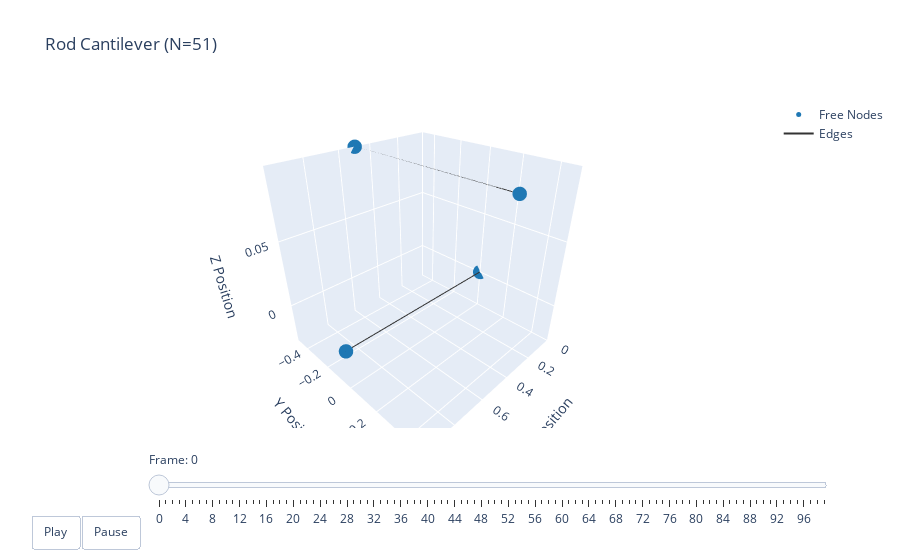

The notebook cell saved with this chart:
### Code cell
t = np.arange(robot.sim_params.total_time, step=robot.sim_params.dt)
options = dismech.AnimationOptions(title='Rod Cantilever (N=51)')

fig = dismech.get_interactive_animation_plotly(robot, t, qs, options)
fig.show()

### Figure 1 — Plotly figure (JSON) as saved in the notebook; plotly's stock layout.template omitted (floating-point values rounded to 4 significant figures)
{"data": [{"marker": {"color": "#1f78b4", "size": 5}, "mode": "markers", "name": "Free Nodes", "type": "scatter3d", "x": [4.314e-33, 1.0, 0.5, 0.5], "y": [-4.109e-34, -4.109e-34, -0.5, 0.5], "z": [-1.565e-08, -1.565e-08, 0.099, 0.099]}, {"marker": {"color": "#e31a1c", "size": 5}, "mode": "markers", "name": "Fixed Nodes", "type": "scatter3d", "x": [], "y": [], "z": []}, {"line": {"color": "#333333", "width": 2}, "mode": "lines", "name": "Edges", "type": "scatter3d", "x": [4.314e-33, 1, null, 0.5, 0.5, null], "y": [-4.109e-34, -4.109e-34, null, -0.5, 0.5, null], "z": [-1.565e-08, -1.565e-08, null, 0.099, 0.099, null]}, {"color": "rgba(166, 206, 227, 0.7)", "i": [], "j": [], "k": [], "name": "Faces", "opacity": 0.7, "showscale": false, "type": "mesh3d", "x": [4.314e-33, 1.0, 0.5, 0.5], "y": [-4.109e-34, -4.109e-34, -0.5, 0.5], "z": [-1.565e-08, -1.565e-08, 0.099, 0.099]}], "layout": {"scene": {"camera": {"eye": {"x": 1.225, "y": 1.225, "z": 1.0}}, "xaxis": {"range": [-2.21e-24, 1], "title": {"text": "X Position"}}, "yaxis": {"range": [-0.5, 0.5], "title": {"text": "Y Position"}}, "zaxis": {"range": [-0.03128, 0.099], "title": {"text": "Z Position"}}}, "sliders": [{"currentvalue": {"prefix": "Frame: "}, "steps": [{"args": [["0"], {"frame": {"duration": 50, "redraw": true}, "mode": "immediate"}], "label": "0", "method": "animate"}, {"args": [["1"], {"frame": {"duration": 50, "redraw": true}, "mode": "immediate"}], "label": "1", "method": "animate"}, {"args": [["2"], {"frame": {"duration": 50, "redraw": true}, "mode": "immediate"}], "label": "2", "method": "animate"}, {"args": [["3"], {"frame": {"duration": 50, "redraw": true}, "mode": "immediate"}], "label": "3", "method": "animate"}, {"args": [["4"], {"frame": {"duration": 50, "redraw": true}, "mode": "immediate"}], "label": "4", "method": "animate"}, {"args": [["5"], {"frame": {"duration": 50, "redraw": true}, "mode": "immediate"}], "label": "5", "method": "animate"}, {"args": [["6"], {"frame": {"duration": 50, "redraw": true}, "mode": "immediate"}], "label": "6", "method": "animate"}, {"args": [["7"], {"frame": {"duration": 50, "redraw": true}, "mode": "immediate"}], "label": "7", "method": "animate"}, {"args": [["8"], {"frame": {"duration": 50, "redraw": true}, "mode": "immediate"}], "label": "8", "method": "animate"}, {"args": [["9"], {"frame": {"duration": 50, "redraw": true}, "mode": "immediate"}], "label": "9", "method": "animate"}, {"args": [["10"], {"frame": {"duration": 50, "redraw": true}, "mode": "immediate"}], "label": "10", "method": "animate"}, {"args": [["11"], {"frame": {"duration": 50, "redraw": true}, "mode": "immediate"}], "label": "11", "method": "animate"}, {"args": [["12"], {"frame": {"duration": 50, "redraw": true}, "mode": "immediate"}], "label": "12", "method": "animate"}, {"args": [["13"], {"frame": {"duration": 50, "redraw": true}, "mode": "immediate"}], "label": "13", "method": "animate"}, {"args": [["14"], {"frame": {"duration": 50, "redraw": true}, "mode": "immediate"}], "label": "14", "method": "animate"}, {"args": [["15"], {"frame": {"duration": 50, "redraw": true}, "mode": "immediate"}], "label": "15", "method": "animate"}, {"args": [["16"], {"frame": {"duration": 50, "redraw": true}, "mode": "immediate"}], "label": "16", "method": "animate"}, {"args": [["17"], {"frame": {"duration": 50, "redraw": true}, "mode": "immediate"}], "label": "17", "method": "animate"}, {"args": [["18"], {"frame": {"duration": 50, "redraw": true}, "mode": "immediate"}], "label": "18", "method": "animate"}, {"args": [["19"], {"frame": {"duration": 50, "redraw": true}, "mode": "immediate"}], "label": "19", "method": "animate"}, {"args": [["20"], {"frame": {"duration": 50, "redraw": true}, "mode": "immediate"}], "label": "20", "method": "animate"}, {"args": [["21"], {"frame": {"duration": 50, "redraw": true}, "mode": "immediate"}], "label": "21", "method": "animate"}, {"args": [["22"], {"frame": {"duration": 50, "redraw": true}, "mode": "immediate"}], "label": "22", "method": "animate"}, {"args": [["23"], {"frame": {"duration": 50, "redraw": true}, "mode": "immediate"}], "label": "23", "method": "animate"}, {"args": [["24"], {"frame": {"duration": 50, "redraw": true}, "mode": "immediate"}], "label": "24", "method": "animate"}, {"args": [["25"], {"frame": {"duration": 50, "redraw": true}, "mode": "immediate"}], "label": "25", "method": "animate"}, {"args": [["26"], {"frame": {"duration": 50, "redraw": true}, "mode": "immediate"}], "label": "26", "method": "animate"}, {"args": [["27"], {"frame": {"duration": 50, "redraw": true}, "mode": "immediate"}], "label": "27", "method": "animate"}, {"args": [["28"], {"frame": {"duration": 50, "redraw": true}, "mode": "immediate"}], "label": "28", "method": "animate"}, {"args": [["29"], {"frame": {"duration": 50, "redraw": true}, "mode": "immediate"}], "label": "29", "method": "animate"}, {"args": [["30"], {"frame": {"duration": 50, "redraw": true}, "mode": "immediate"}], "label": "30", "method": "animate"}, {"args": [["31"], {"frame": {"duration": 50, "redraw": true}, "mode": "immediate"}], "label": "31", "method": "animate"}, {"args": [["32"], {"frame": {"duration": 50, "redraw": true}, "mode": "immediate"}], "label": "32", "method": "animate"}, {"args": [["33"], {"frame": {"duration": 50, "redraw": true}, "mode": "immediate"}], "label": "33", "method": "animate"}, {"args": [["34"], {"frame": {"duration": 50, "redraw": true}, "mode": "immediate"}], "label": "34", "method": "animate"}, {"args": [["35"], {"frame": {"duration": 50, "redraw": true}, "mode": "immediate"}], "label": "35", "method": "animate"}, {"args": [["36"], {"frame": {"duration": 50, "redraw": true}, "mode": "immediate"}], "label": "36", "method": "animate"}, {"args": [["37"], {"frame": {"duration": 50, "redraw": true}, "mode": "immediate"}], "label": "37", "method": "animate"}, {"args": [["38"], {"frame": {"duration": 50, "redraw": true}, "mode": "immediate"}], "label": "38", "method": "animate"}, {"args": [["39"], {"frame": {"duration": 50, "redraw": true}, "mode": "immediate"}], "label": "39", "method": "animate"}, {"args": [["40"], {"frame": {"duration": 50, "redraw": true}, "mode": "immediate"}], "label": "40", "method": "animate"}, {"args": [["41"], {"frame": {"duration": 50, "redraw": true}, "mode": "immediate"}], "label": "41", "method": "animate"}, {"args": [["42"], {"frame": {"duration": 50, "redraw": true}, "mode": "immediate"}], "label": "42", "method": "animate"}, {"args": [["43"], {"frame": {"duration": 50, "redraw": true}, "mode": "immediate"}], "label": "43", "method": "animate"}, {"args": [["44"], {"frame": {"duration": 50, "redraw": true}, "mode": "immediate"}], "label": "44", "method": "animate"}, {"args": [["45"], {"frame": {"duration": 50, "redraw": true}, "mode": "immediate"}], "label": "45", "method": "animate"}, {"args": [["46"], {"frame": {"duration": 50, "redraw": true}, "mode": "immediate"}], "label": "46", "method": "animate"}, {"args": [["47"], {"frame": {"duration": 50, "redraw": true}, "mode": "immediate"}], "label": "47", "method": "animate"}, {"args": [["48"], {"frame": {"duration": 50, "redraw": true}, "mode": "immediate"}], "label": "48", "method": "animate"}, {"args": [["49"], {"frame": {"duration": 50, "redraw": true}, "mode": "immediate"}], "label": "49", "method": "animate"}, {"args": [["50"], {"frame": {"duration": 50, "redraw": true}, "mode": "immediate"}], "label": "50", "method": "animate"}, {"args": [["51"], {"frame": {"duration": 50, "redraw": true}, "mode": "immediate"}], "label": "51", "method": "animate"}, {"args": [["52"], {"frame": {"duration": 50, "redraw": true}, "mode": "immediate"}], "label": "52", "method": "animate"}, {"args": [["53"], {"frame": {"duration": 50, "redraw": true}, "mode": "immediate"}], "label": "53", "method": "animate"}, {"args": [["54"], {"frame": {"duration": 50, "redraw": true}, "mode": "immediate"}], "label": "54", "method": "animate"}, {"args": [["55"], {"frame": {"duration": 50, "redraw": true}, "mode": "immediate"}], "label": "55", "method": "animate"}, {"args": [["56"], {"frame": {"duration": 50, "redraw": true}, "mode": "immediate"}], "label": "56", "method": "animate"}, {"args": [["57"], {"frame": {"duration": 50, "redraw": true}, "mode": "immediate"}], "label": "57", "method": "animate"}, {"args": [["58"], {"frame": {"duration": 50, "redraw": true}, "mode": "immediate"}], "label": "58", "method": "animate"}, {"args": [["59"], {"frame": {"duration": 50, "redraw": true}, "mode": "immediate"}], "label": "59", "method": "animate"}, {"args": [["60"], {"frame": {"duration": 50, "redraw": true}, "mode": "immediate"}], "label": "60", "method": "animate"}, {"args": [["61"], {"frame": {"duration": 50, "redraw": true}, "mode": "immediate"}], "label": "61", "method": "animate"}, {"args": [["62"], {"frame": {"duration": 50, "redraw": true}, "mode": "immediate"}], "label": "62", "method": "animate"}, {"args": [["63"], {"frame": {"duration": 50, "redraw": true}, "mode": "immediate"}], "label": "63", "method": "animate"}, {"args": [["64"], {"frame": {"duration": 50, "redraw": true}, "mode": "immediate"}], "label": "64", "method": "animate"}, {"args": [["65"], {"frame": {"duration": 50, "redraw": true}, "mode": "immediate"}], "label": "65", "method": "animate"}, {"args": [["66"], {"frame": {"duration": 50, "redraw": true}, "mode": "immediate"}], "label": "66", "method": "animate"}, {"args": [["67"], {"frame": {"duration": 50, "redraw": true}, "mode": "immediate"}], "label": "67", "method": "animate"}, {"args": [["68"], {"frame": {"duration": 50, "redraw": true}, "mode": "immediate"}], "label": "68", "method": "animate"}, {"args": [["69"], {"frame": {"duration": 50, "redraw": true}, "mode": "immediate"}], "label": "69", "method": "animate"}, {"args": [["70"], {"frame": {"duration": 50, "redraw": true}, "mode": "immediate"}], "label": "70", "method": "animate"}, {"args": [["71"], {"frame": {"duration": 50, "redraw": true}, "mode": "immediate"}], "label": "71", "method": "animate"}, {"args": [["72"], {"frame": {"duration": 50, "redraw": true}, "mode": "immediate"}], "label": "72", "method": "animate"}, {"args": [["73"], {"frame": {"duration": 50, "redraw": true}, "mode": "immediate"}], "label": "73", "method": "animate"}, {"args": [["74"], {"frame": {"duration": 50, "redraw": true}, "mode": "immediate"}], "label": "74", "method": "animate"}, {"args": [["75"], {"frame": {"duration": 50, "redraw": true}, "mode": "immediate"}], "label": "75", "method": "animate"}, {"args": [["76"], {"frame": {"duration": 50, "redraw": true}, "mode": "immediate"}], "label": "76", "method": "animate"}, {"args": [["77"], {"frame": {"duration": 50, "redraw": true}, "mode": "immediate"}], "label": "77", "method": "animate"}, {"args": [["78"], {"frame": {"duration": 50, "redraw": true}, "mode": "immediate"}], "label": "78", "method": "animate"}, {"args": [["79"], {"frame": {"duration": 50, "redraw": true}, "mode": "immediate"}], "label": "79", "method": "animate"}, {"args": [["80"], {"frame": {"duration": 50, "redraw": true}, "mode": "immediate"}], "label": "80", "method": "animate"}, {"args": [["81"], {"frame": {"duration": 50, "redraw": true}, "mode": "immediate"}], "label": "81", "method": "animate"}, {"args": [["82"], {"frame": {"duration": 50, "redraw": true}, "mode": "immediate"}], "label": "82", "method": "animate"}, {"args": [["83"], {"frame": {"duration": 50, "redraw": true}, "mode": "immediate"}], "label": "83", "method": "animate"}, {"args": [["84"], {"frame": {"duration": 50, "redraw": true}, "mode": "immediate"}], "label": "84", "method": "animate"}, {"args": [["85"], {"frame": {"duration": 50, "redraw": true}, "mode": "immediate"}], "label": "85", "method": "animate"}, {"args": [["86"], {"frame": {"duration": 50, "redraw": true}, "mode": "immediate"}], "label": "86", "method": "animate"}, {"args": [["87"], {"frame": {"duration": 50, "redraw": true}, "mode": "immediate"}], "label": "87", "method": "animate"}, {"args": [["88"], {"frame": {"duration": 50, "redraw": true}, "mode": "immediate"}], "label": "88", "method": "animate"}, {"args": [["89"], {"frame": {"duration": 50, "redraw": true}, "mode": "immediate"}], "label": "89", "method": "animate"}, {"args": [["90"], {"frame": {"duration": 50, "redraw": true}, "mode": "immediate"}], "label": "90", "method": "animate"}, {"args": [["91"], {"frame": {"duration": 50, "redraw": true}, "mode": "immediate"}], "label": "91", "method": "animate"}, {"args": [["92"], {"frame": {"duration": 50, "redraw": true}, "mode": "immediate"}], "label": "92", "method": "animate"}, {"args": [["93"], {"frame": {"duration": 50, "redraw": true}, "mode": "immediate"}], "label": "93", "method": "animate"}, {"args": [["94"], {"frame": {"duration": 50, "redraw": true}, "mode": "immediate"}], "label": "94", "method": "animate"}, {"args": [["95"], {"frame": {"duration": 50, "redraw": true}, "mode": "immediate"}], "label": "95", "method": "animate"}, {"args": [["96"], {"frame": {"duration": 50, "redraw": true}, "mode": "immediate"}], "label": "96", "method": "animate"}, {"args": [["97"], {"frame": {"duration": 50, "redraw": true}, "mode": "immediate"}], "label": "97", "method": "animate"}, {"args": [["98"], {"frame": {"duration": 50, "redraw": true}, "mode": "immediate"}], "label": "98", "method": "animate"}, {"args": [["99"], {"frame": {"duration": 50, "redraw": true}, "mode": "immediate"}], "label": "99", "method": "animate"}], "transition": {"duration": 0}, "x": 0.1, "y": 0}], "title": {"text": "Rod Cantilever (N=51)"}, "updatemenus": [{"buttons": [{"args": [null, {"frame": {"duration": 50, "redraw": true}, "fromcurrent": true}], "label": "Play", "method": "animate"}, {"args": [[null], {"frame": {"duration": 0, "redraw": true}, "mode": "immediate"}], "label": "Pause", "method": "animate"}], "direction": "left", "pad": {"r": 10, "t": 87}, "showactive": false, "type": "buttons", "x": 0.1, "xanchor": "right", "y": 0, "yanchor": "top"}]}}
